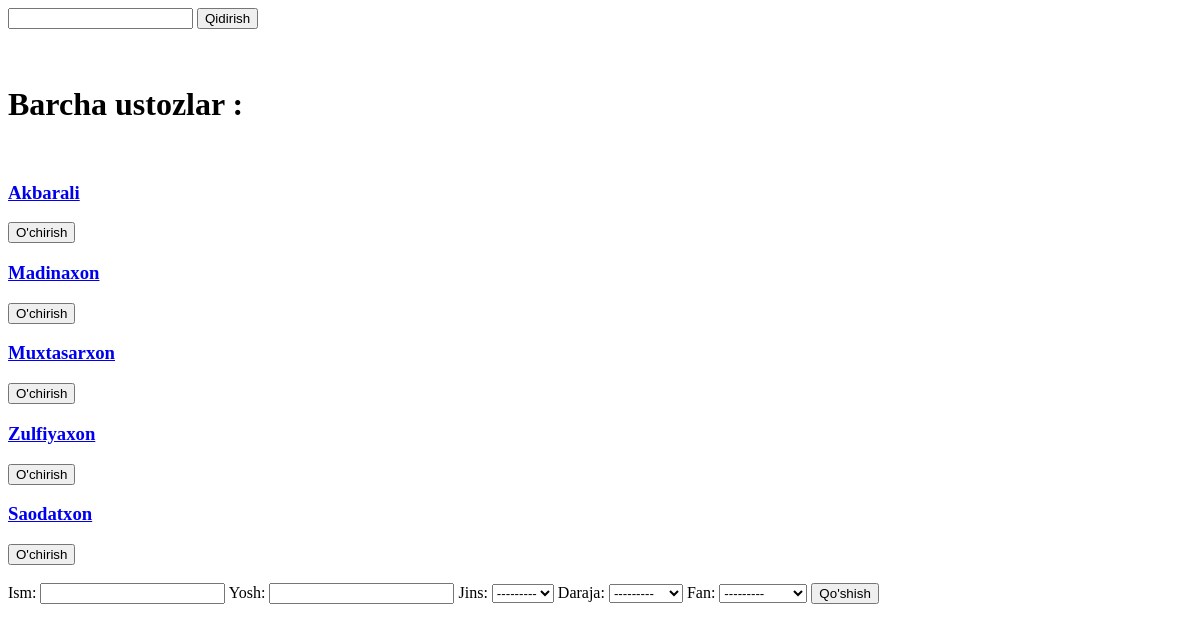
Before: /barcha_ustozlar/ with the older database file.
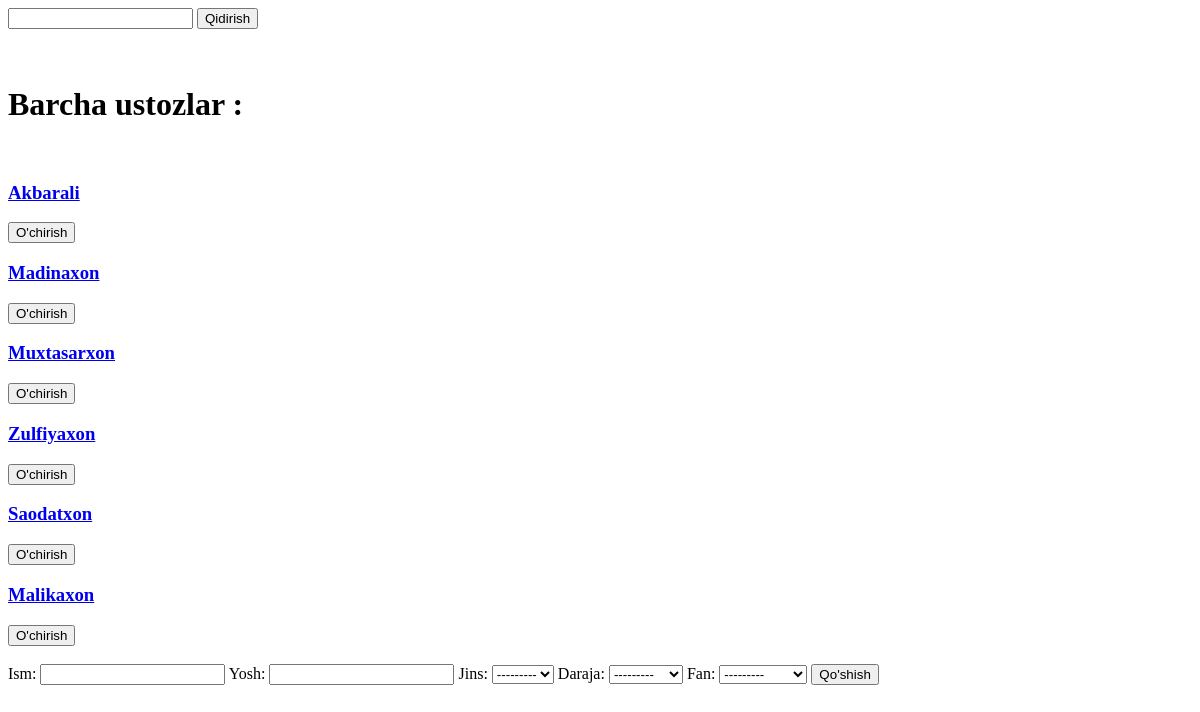
After: the same page with the newer database file.
### asosiy/models.py (models this page shows, shortened)
class Ustoz(models.Model):
    jins_tanlov = [("Ayol","Ayol"),("Erkak","Erkak")]
    daraja_tanlov = [("Bakalavr","Bakalavr"),("Magistr","Magistr"),
                     ("Aspirant","Aspirant"),("Doktor","Doktor")
                     ]
    ism = models.CharField(max_length=50)
    yosh = models.SmallIntegerField()
    jins = models.CharField(max_length=50 , choices=jins_tanlov)
    daraja = models.CharField(max_length=50 , choices=daraja_tanlov)
    fan = models.ForeignKey(Fan, on_delete=models.CASCADE)

### asosiy/views.py (the view)
# urls.py: path('barcha_ustozlar/',barcha_ustozlar),
def barcha_ustozlar(sorov):
    if sorov.method == 'POST':
        if sorov.method == 'POST':
            forma = UstozForm(sorov.POST)
            if forma.is_valid():
                forma.save()
        return redirect('/barcha_ustozlar/')
    soz = sorov.GET.get('qidiruv')
    if soz == "" or soz is None:
        content = {
            "ustozlar": Ustoz.objects.all(),
            "fanlar": Fan.objects.all(),
            "forma":UstozForm()
        }
    else:
        content = {
            "ustozlar": Ustoz.objects.filter(ism__contains=soz),
            "fanlar": Fan.objects.filter(nom__contains=soz),
            "forma": UstozForm()
        }
    return render(sorov, 'barcha_ustozlar.html', content)

### asosiy/forms.py
class UstozForm(forms.ModelForm):
    class Meta:
        model = Ustoz
        fields = '__all__'

### asosiy/models.py (called while the page is built)
    def __str__(self):
        return self.nom

### templates/barcha_ustozlar.html (shortened to what this page needs)
<!DOCTYPE html>
<html lang="en">
<head>
</head>
<body>
     <form method="get">
        <input type="text" name="qidiruv">
        <button>Qidirish</button>
    </form>
    <br>
    <br>
    <h1> Barcha ustozlar :</h1>
    <br>
    {% for ustoz in ustozlar %}
    <h3> <a href="/ustoz_ozgartir/{{ustoz.id}}/">{{ustoz.ism}}</a ></h3>
    <a href="/ustoz_ochirish/{{ustoz.id}}/"><button> O'chirish </button></a>
    {% endfor %}
    <br>
    <br>
    <form method="post">{% csrf_token %}
        {{forma}}
     <button type ="submit" > Qo'shish </button>
    </form>
</body>
</html>

Changed rows visible on the page:
added Ustoz: ism "Malikaxon"
